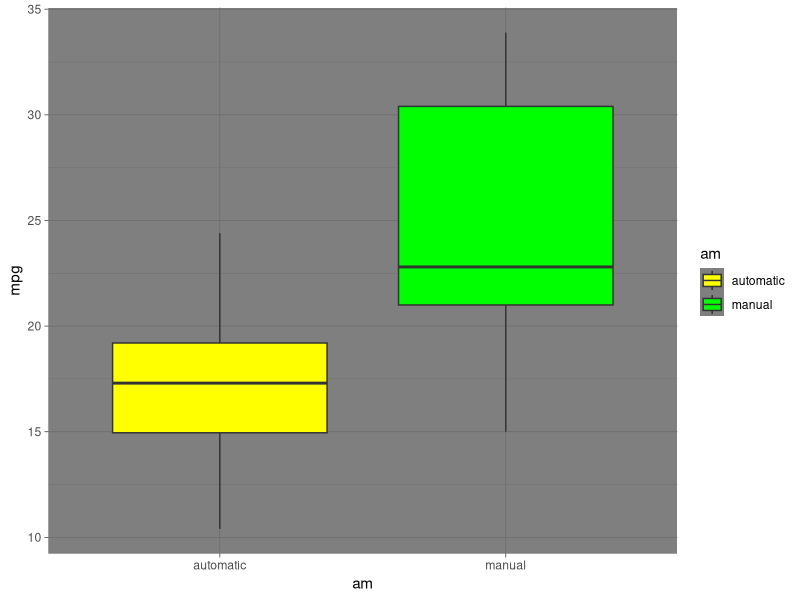
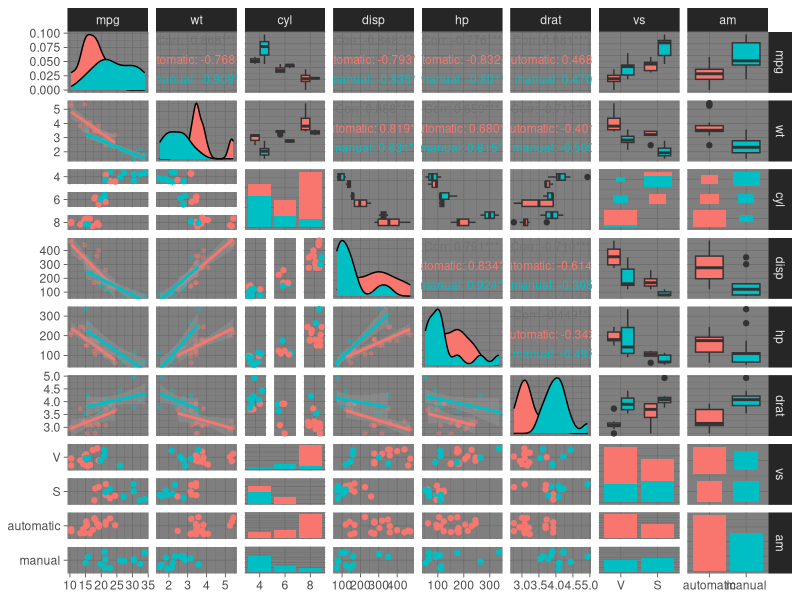
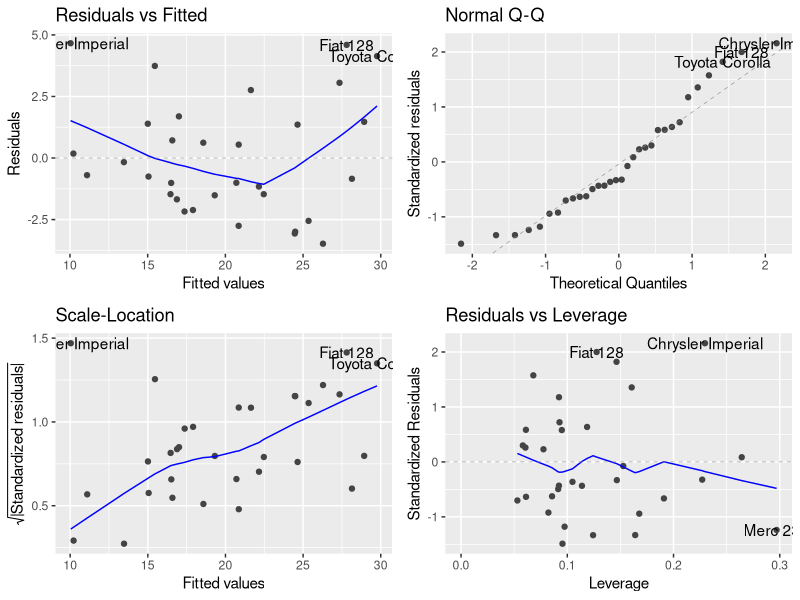

Write R code to recreate these figures, in order.
## ---- chunk 1
knitr::opts_chunk$set(echo = TRUE)
## ---- chunk 2
library(ggplot2)
library(GGally)
library(dplyr)
library(ggfortify)
data("mtcars")
mtcars_factors <- mtcars
mtcars_factors$am <- as.factor(mtcars_factors$am)
levels(mtcars_factors$am) <- c("automatic", "manual")
mtcars_factors$cyl <- as.factor(mtcars_factors$cyl)
mtcars_factors$gear <- as.factor(mtcars_factors$gear)
mtcars_factors$vs <- as.factor(mtcars_factors$vs)
levels(mtcars_factors$vs) <- c("V", "S")
## ---- chunk 3
dim(mtcars_factors)
head(mtcars_factors, 3) #N2
## ---- chunk 4
g <- ggplot(mtcars_factors, aes(x = am, y = mpg, fill = am))
g + geom_boxplot() +
scale_fill_manual(name = "am", values = c("yellow", "green")) +
theme(plot.title = element_text(face = "bold", size = 12))+ theme_dark()
## ---- chunk 5
cors <- cor(mtcars$mpg, mtcars) # correlation
ordered_cors <- cors[, order(-abs(cors[1,]))]
ordered_cors
am_pos <- which(names(ordered_cors)=="am") # N4
subset_columns <- names(ordered_cors)[1:am_pos]
subset_columns
mtcars_factors[, subset_columns] %>%
        ggpairs(
                mapping = ggplot2::aes(color = am),
                upper = list(continuous = wrap("cor", size = 3)),
                lower = list(continuous = wrap("smooth", alpha=0.4, size=1),
                             combo = wrap("dot"))) + theme_dark()
## ---- chunk 6
basic_fit <- lm(mpg ~ am, mtcars_factors)
summary(basic_fit)
## ---- chunk 7
total_fit <- lm(mpg ~ ., mtcars_factors)
summary(total_fit)
## ---- chunk 8
best_fit <- step(total_fit, direction = "both", trace = FALSE)
summary(best_fit)
## ---- chunk 9
autoplot(best_fit)
